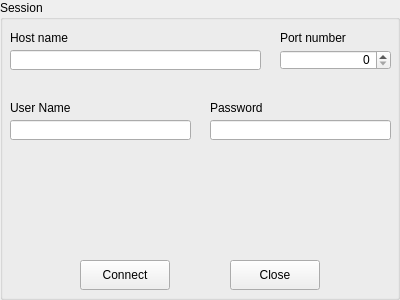
<?xml version="1.0" encoding="UTF-8"?>
<ui version="4.0">
 <class>boxConnection</class>
 <widget class="QGroupBox" name="boxConnection">
  <property name="geometry">
   <rect>
    <x>0</x>
    <y>0</y>
    <width>400</width>
    <height>300</height>
   </rect>
  </property>
  <property name="windowTitle">
   <string>Connection</string>
  </property>
  <property name="title">
   <string>Session</string>
  </property>
  <property name="flat">
   <bool>false</bool>
  </property>
  <widget class="QLabel" name="labelHostName">
   <property name="geometry">
    <rect>
     <x>10</x>
     <y>30</y>
     <width>251</width>
     <height>16</height>
    </rect>
   </property>
   <property name="text">
    <string>Host name</string>
   </property>
  </widget>
  <widget class="QLineEdit" name="lineEditHostName">
   <property name="geometry">
    <rect>
     <x>10</x>
     <y>50</y>
     <width>251</width>
     <height>20</height>
    </rect>
   </property>
  </widget>
  <widget class="QLabel" name="labelPortNumber">
   <property name="geometry">
    <rect>
     <x>280</x>
     <y>30</y>
     <width>111</width>
     <height>16</height>
    </rect>
   </property>
   <property name="text">
    <string>Port number</string>
   </property>
  </widget>
  <widget class="QSpinBox" name="spinBoxPortNumber">
   <property name="geometry">
    <rect>
     <x>280</x>
     <y>50</y>
     <width>111</width>
     <height>20</height>
    </rect>
   </property>
   <property name="alignment">
    <set>Qt::AlignRight|Qt::AlignTrailing|Qt::AlignVCenter</set>
   </property>
  </widget>
  <widget class="QLabel" name="labelUserName">
   <property name="geometry">
    <rect>
     <x>10</x>
     <y>100</y>
     <width>181</width>
     <height>16</height>
    </rect>
   </property>
   <property name="text">
    <string>User Name</string>
   </property>
  </widget>
  <widget class="QLineEdit" name="lineEditUserName">
   <property name="geometry">
    <rect>
     <x>10</x>
     <y>120</y>
     <width>181</width>
     <height>20</height>
    </rect>
   </property>
  </widget>
  <widget class="QLabel" name="labelPassword">
   <property name="geometry">
    <rect>
     <x>210</x>
     <y>100</y>
     <width>181</width>
     <height>16</height>
    </rect>
   </property>
   <property name="text">
    <string>Password</string>
   </property>
  </widget>
  <widget class="QLineEdit" name="lineEditPassword">
   <property name="geometry">
    <rect>
     <x>210</x>
     <y>120</y>
     <width>181</width>
     <height>20</height>
    </rect>
   </property>
  </widget>
  <widget class="QPushButton" name="pushButtonConnect">
   <property name="geometry">
    <rect>
     <x>80</x>
     <y>260</y>
     <width>90</width>
     <height>30</height>
    </rect>
   </property>
   <property name="text">
    <string>Connect</string>
   </property>
  </widget>
  <widget class="QPushButton" name="pushButtonClose">
   <property name="geometry">
    <rect>
     <x>230</x>
     <y>260</y>
     <width>90</width>
     <height>30</height>
    </rect>
   </property>
   <property name="text">
    <string>Close</string>
   </property>
  </widget>
 </widget>
 <resources/>
 <connections>
  <connection>
   <sender>pushButtonClose</sender>
   <signal>clicked()</signal>
   <receiver>boxConnection</receiver>
   <slot>close()</slot>
   <hints>
    <hint type="sourcelabel">
     <x>287</x>
     <y>283</y>
    </hint>
    <hint type="destinationlabel">
     <x>329</x>
     <y>284</y>
    </hint>
   </hints>
  </connection>
 </connections>
</ui>
